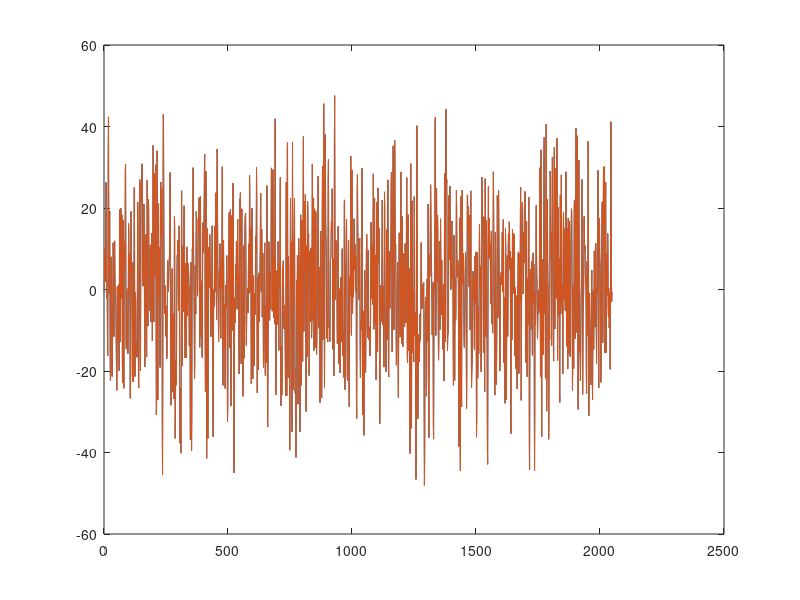

Here is the MATLAB script that generated this plot:
clear;
M=512;
% Resolution of dictionary 1 is normal fourier dictionary, 2 is twice the
% resolution, etc.
res=4;
L=M*res;
m=(0:(M-1));
k_real=(0:(L/2));
k_imag=(1:(L/2-1));
A=[cos(-2*pi*m'/L*k_real) sin(-2*pi*m'/L*k_imag)];
x=randn(M,1);
X_fd=A'*x;
X_fft_=fft(x,L);
X_fft=[real(X_fft_(k_real+1));
       imag(X_fft_(k_imag+1))];
plot(1:length(X_fd),X_fd,1:length(X_fft),X_fft);
norm(X_fd-X_fft)

